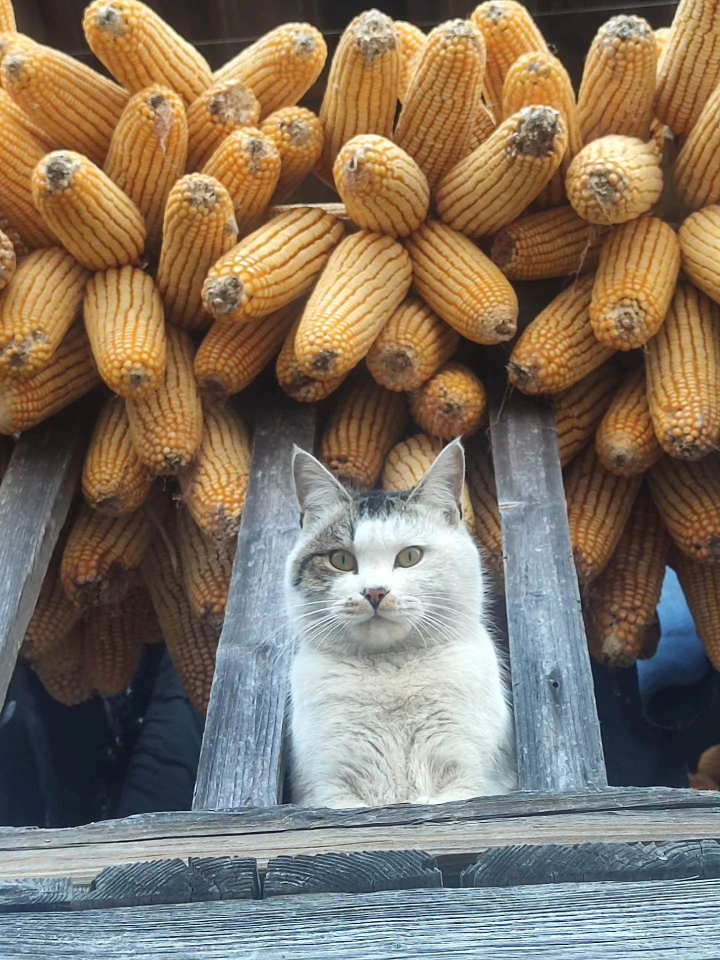
%> input picture 图像信号处理/图片集合/cat.jpg, 1440 x 1920 px (shown at 1/2 size)
$ octave DWT.m   (GNU Octave 9; MATLAB toolbox functions it lacks are replaced by stand-ins)
%> lines starting %> are read from the running program, lines starting %| are printed output that depends on the picture
% % 读取图像
% b = imread("cat.jpg");
%
% % 转换为灰度图像
% a = rgb2gray(b);
%
% % 获取图像的行数
% nbcol = size(a, 1);
%
% % 进行一级二维小波变换
% [ca1, ch1, cv1, cd1] = dwt2(a, 'db4');
%
% % 对小波系数进行可视化处理
% cod_ca1 = wcodemat(ca1, nbcol);
% cod_ch1 = wcodemat(ch1, nbcol);
% cod_cv1 = wcodemat(cv1, nbcol);
% cod_cd1 = wcodemat(cd1, nbcol);
%
% % 显示一级小波分解结果
% figure;
% image([cod_ca1, cod_ch1; cod_cv1, cod_cd1]);
% title('一级小波分解');

%---------------------------------------------------------------------

% 读取图像
b = imread("cat.jpg");
%> b is the input picture: size 1920x1440x3 uint8; mean R, G, B 130.8, 116.8, 100.1

% 转换为灰度图像
a = rgb2gray(b);

% 获取图像的行数
nbc = size(a, 1);
%> nbc = 1920

% 进行一级二维小波变换
[ca1, ch1, cv1, cd1] = dwt2(a, 'db4');
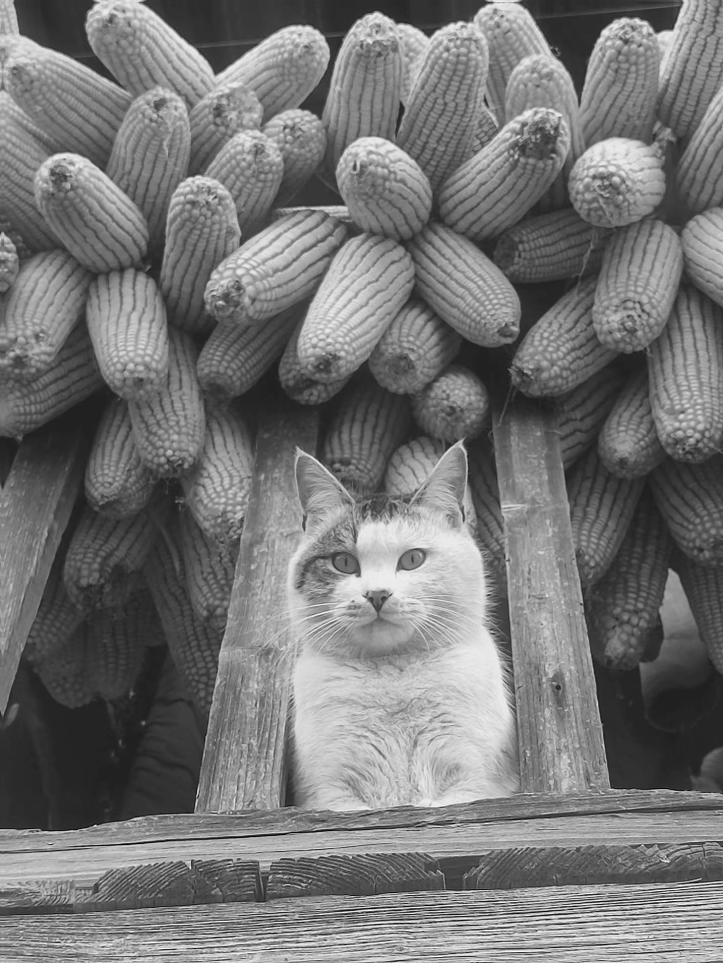
%> ca1: size 963x723 double; min -30.21, max 551.3, mean 237.9; drawn with min black and max white

% 对第一级小波系数进行二级小波变换
[ca2, ch2, cv2, cd2] = dwt2(ca1, 'db4');
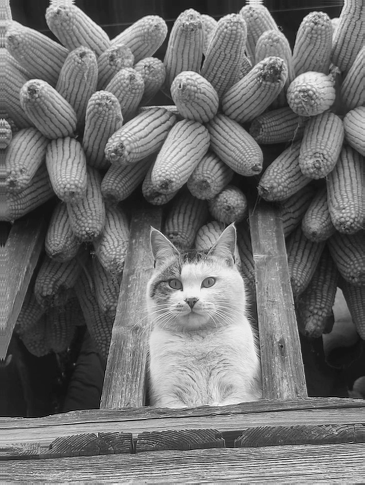
%> ca2: size 485x365 double; min 7.11, max 1080.5, mean 475.1; drawn with min black and max white
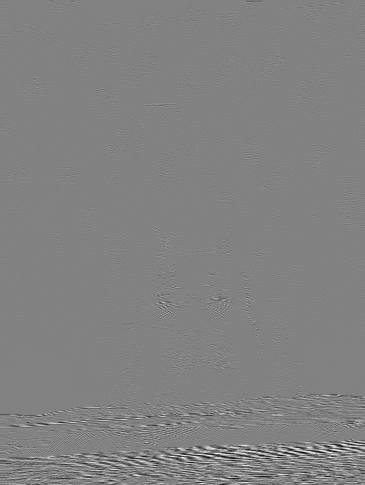
%> ch2: size 485x365 double; min -556.4, max 534.2, mean -0.1; drawn with min black and max white
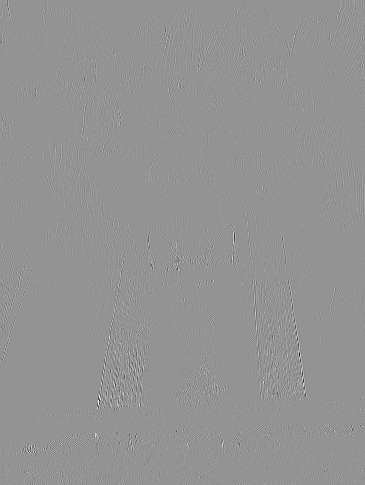
%> cv2: size 485x365 double; min -315.9, max 230, mean 0; drawn with min black and max white

% 对小波系数进行可视化处理
cod_ca1 = wcodemat(ca1, nbc);
cod_ch1 = wcodemat(ch1, nbc);
cod_cv1 = wcodemat(cv1, nbc);
cod_cd1 = wcodemat(cd1, nbc);
cod_ca2 = wcodemat(ca2, nbc);
cod_ch2 = wcodemat(ch2, nbc);
cod_cv2 = wcodemat(cv2, nbc);
cod_cd2 = wcodemat(cd2, nbc);
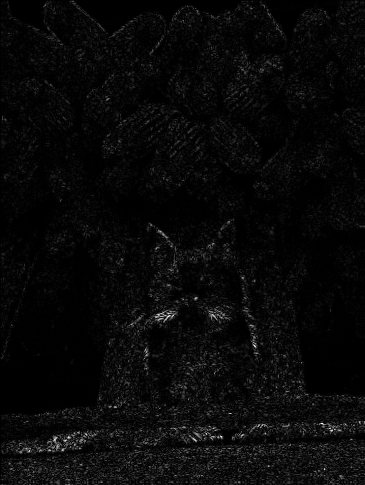
%> cod_cd2: size 485x365 double; min 1, max 1920, mean 69.9; drawn with min black and max white

% 对第二级近似系数进行尺寸调整以匹配第一级近似系数的大小
tt = imresize([cod_ca2, cod_ch2; cod_cv2, cod_cd2], size(ca1));
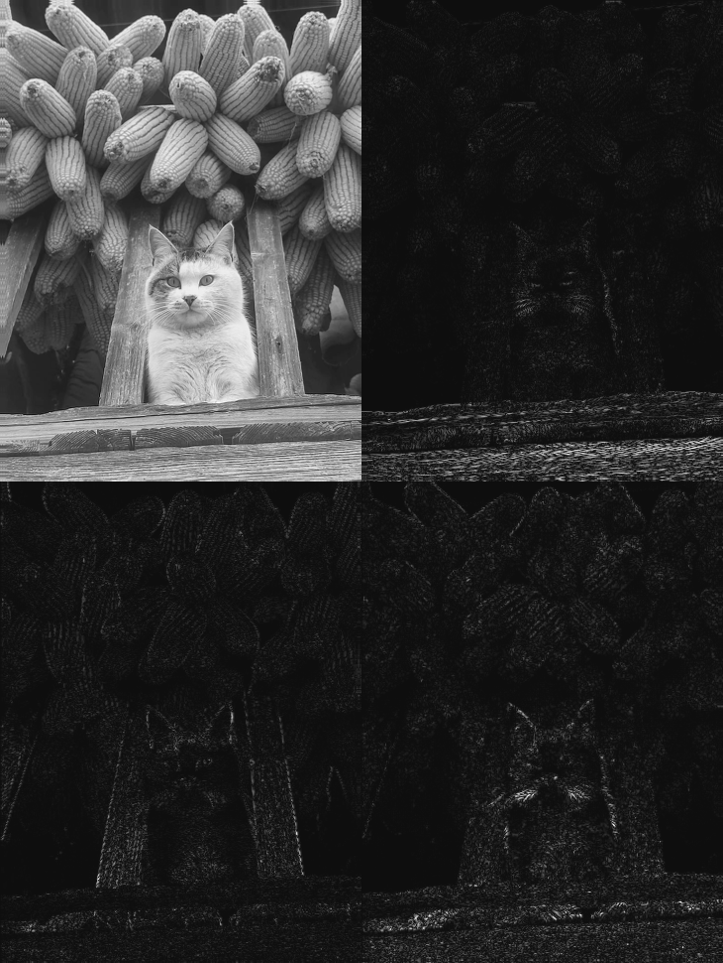
%> tt: size 963x723 double; min -112.5, max 1932.8, mean 256.8; drawn with min black and max white

% 显示二级小波分解结果
figure;
image([tt, cod_ch1; cod_cv1, cod_cd1]);
title('二级小波分解');
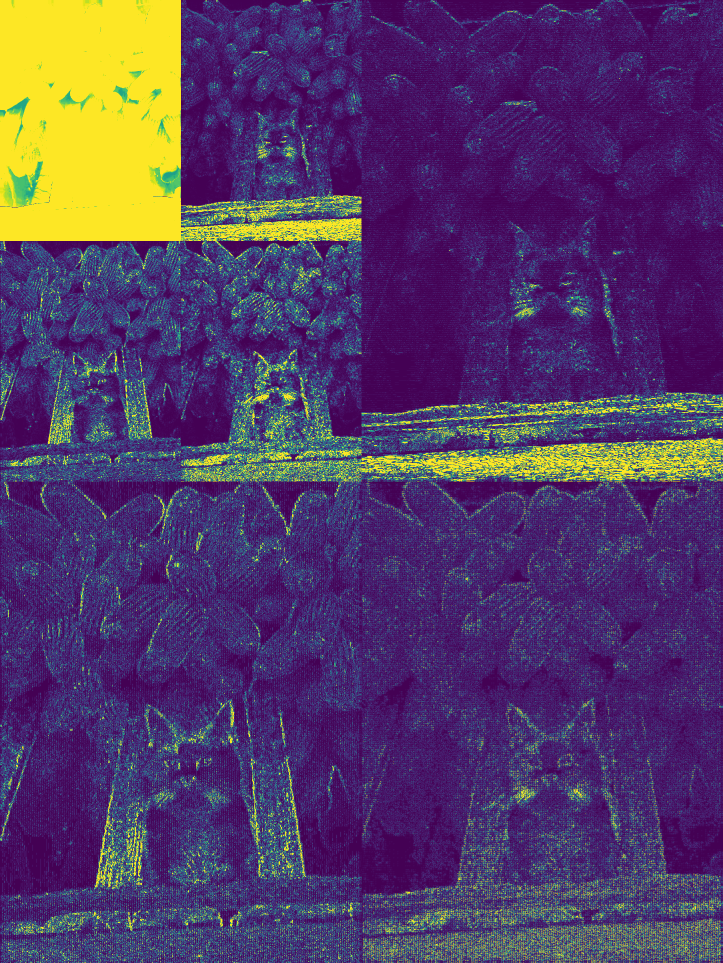
%> displayed picture: size 1926x1446x3, on the screen's scale of 0 to 255 (shown at 1/2 size); mean R, G, B 83.9, 57.8, 102.7

$ run again, with 图像信号处理/图片集合/d11.png saved as 图像信号处理/图片集合/cat.jpg
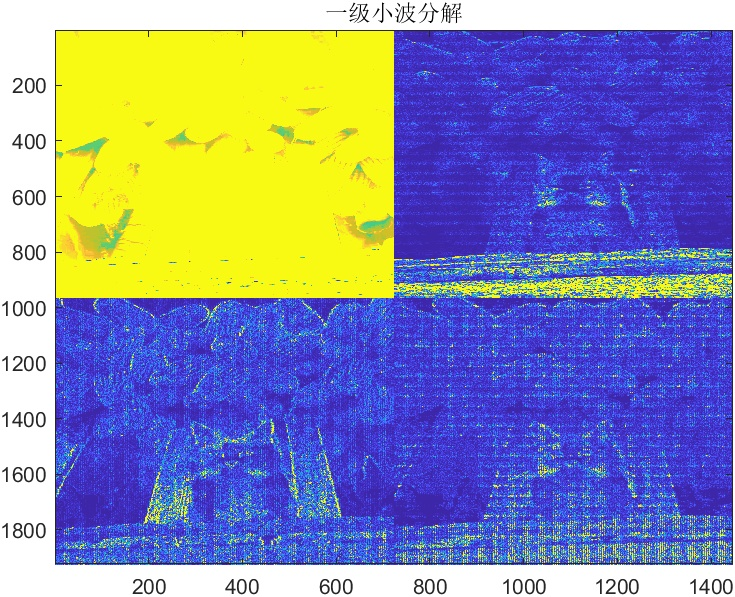
%> input picture 图像信号处理/图片集合/d11.png, 735 x 597 px
%> b is the input picture: size 597x735x3 uint8; mean R, G, B 136.2, 139.6, 169.1
%> `tt = imresize([cod_ca2, cod_ch2; cod_cv2, cod_cd2], size(ca1));`:
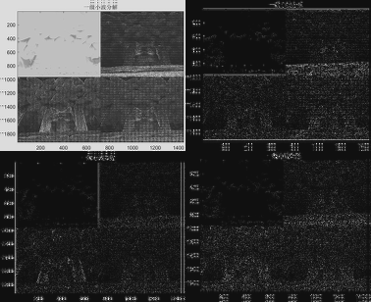
%> tt: size 302x371 double; min -39.79, max 590.6, mean 88.7; drawn with min black and max white
%> `title('二级小波分解');`:
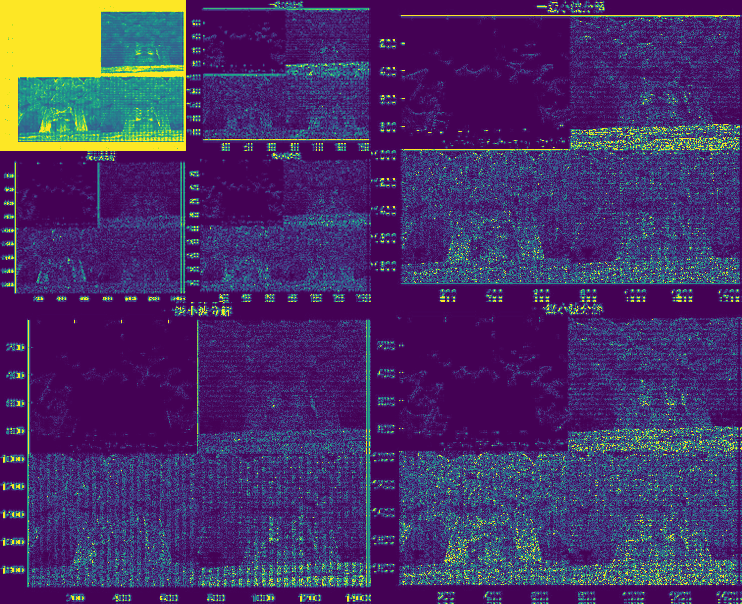
%> displayed picture: size 604x742x3, on the screen's scale of 0 to 255; mean R, G, B 73.1, 47.8, 104.3
